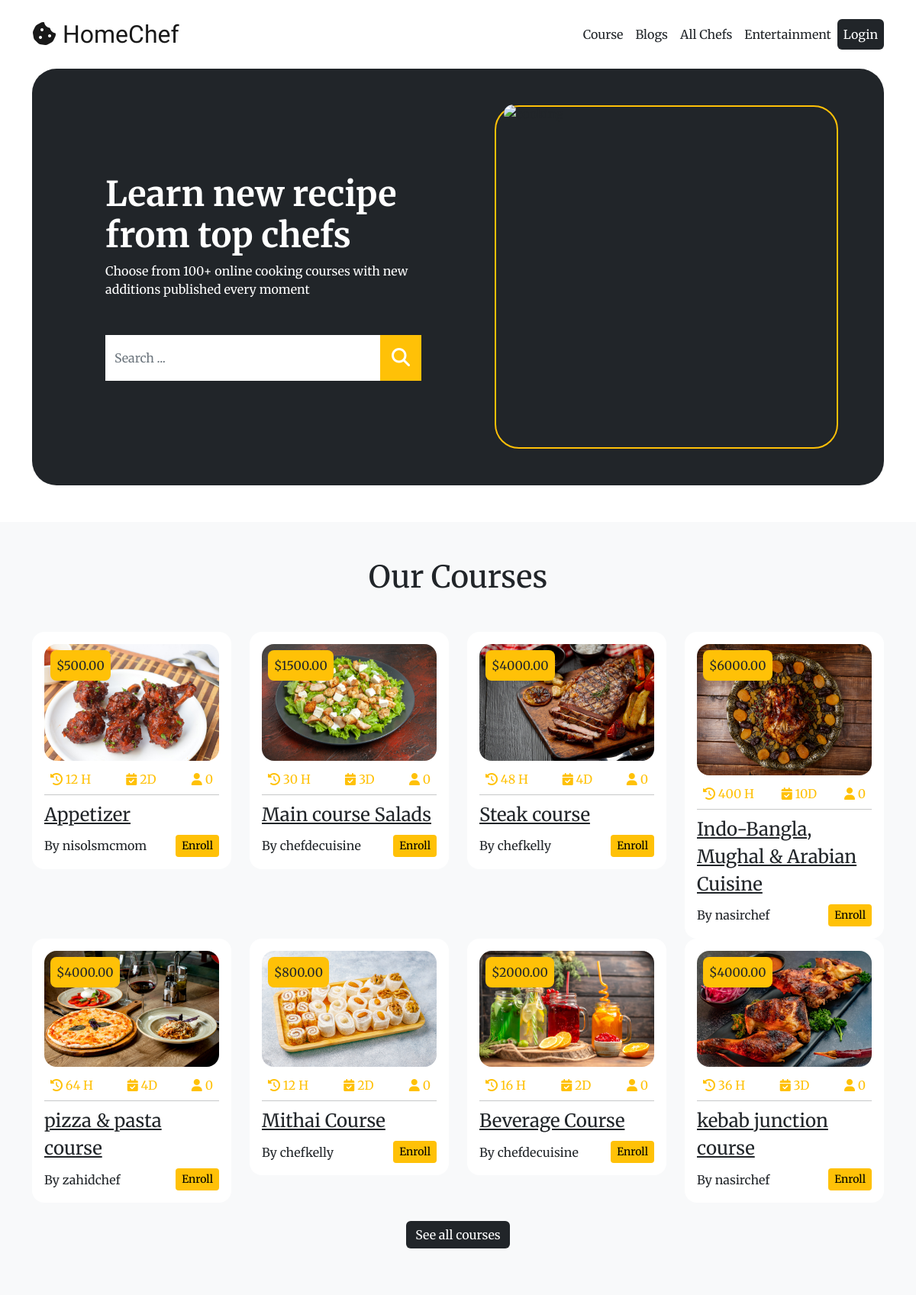
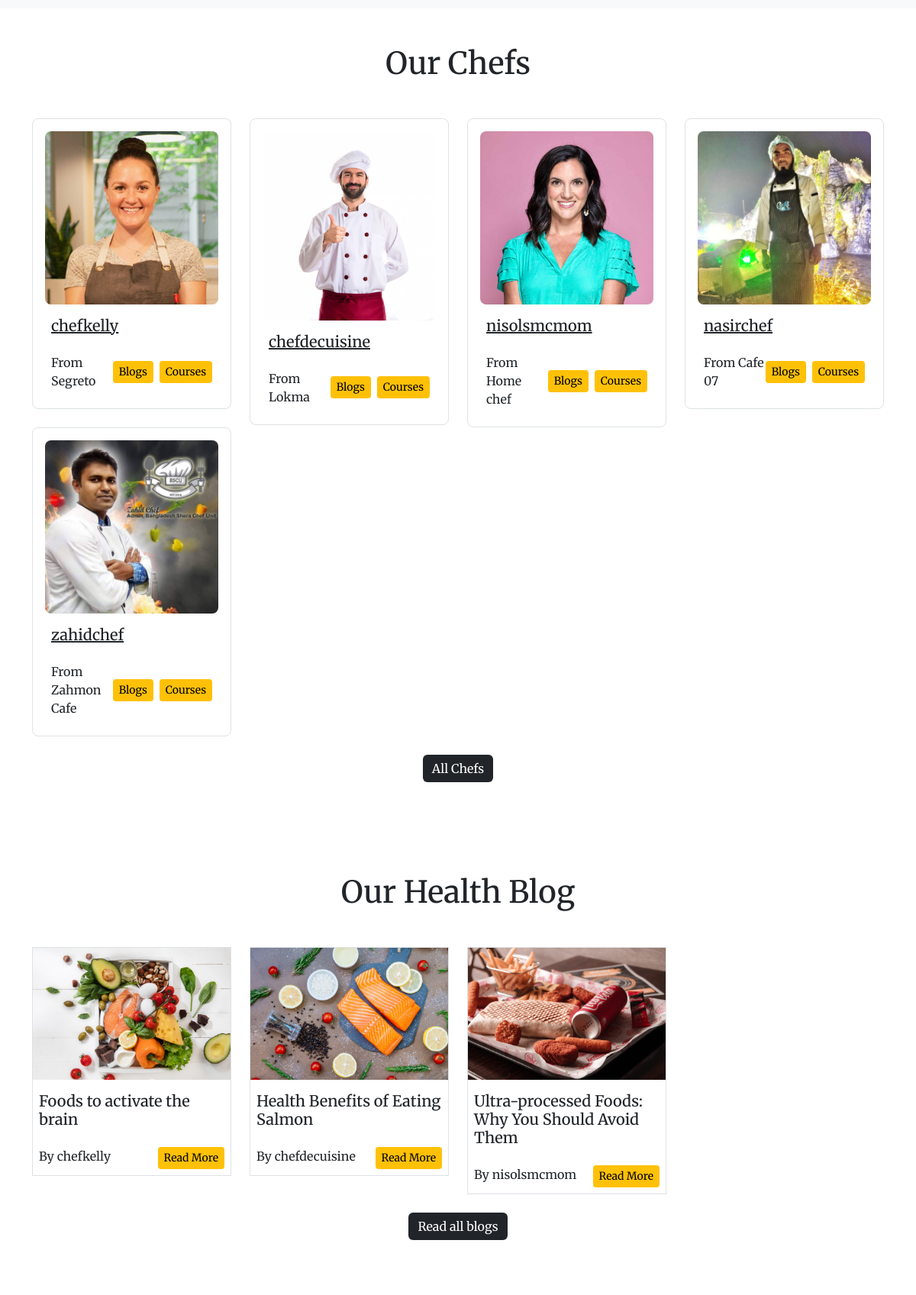
The page / on the database its author committed (2 pictures, top to bottom).
### chef/models.py (models this page shows)
class Course(models.Model):
    title = models.CharField(max_length=50, blank=True, null=True)
    description = models.TextField(blank=True, null=True)
    cover = models.FileField(upload_to='course_covers', blank=True, null=True)
    duration = models.IntegerField(blank=True, null=True)
    total_class = models.IntegerField(blank=True, null=True)
    mentor = models.ForeignKey(User, on_delete=models.CASCADE, blank=True, null=True, related_name='mentor')
    price = models.DecimalField(max_digits=100, decimal_places=2, blank=True, null=True)
    module = models.OneToOneField(Modules, on_delete=models.CASCADE, blank=True, null=True)

class Blog(models.Model):
    title = models.CharField(max_length=50, blank=True, null=True)
    content = models.TextField(blank=True, null=True)
    cover = models.FileField(upload_to='blog_covers', blank=True, null=True)
    writer = models.ForeignKey(User, on_delete=models.CASCADE, blank=True, null=True)

### account/models.py (models this page shows, shortened)
class Profile(models.Model):
    user = models.OneToOneField(User, on_delete=models.CASCADE, null=True, blank=True)
    role = models.CharField(max_length=10, null=True, blank=True, default="student")
    cover = models.FileField(upload_to='profile_photos', blank=True, null=True)
    restaurant = models.CharField(max_length=50, blank=True, null=True)
    bio = models.TextField(blank=True, null=True)

### base/views.py (the view)
# urls.py: path('', views.index, name='home'),
def index(request):
    blogs = Blog.objects.all()[:8]
    courses = Course.objects.all()[:8]
    chefs = User.objects.filter(profile__role="chef")[:8]
    context = {
        'blogs': blogs,
        'courses': courses,
        'chefs': chefs
    }
    return render(request, 'base/index.html', context)

### base/templates/base/index.html (shortened to what this page needs)
{% extends 'main.html' %}
{% load static %}
{% block content %}
    <section class="container pb-5">
        <div class="d-flex justify-content-between align-items-center bg-dark rounded-5">
            <div class="p-5 w-100">
                <h1 class="text-white ps-5 fw-bold" style="font-size: 45px">Learn new recipe from top chefs</h1>
                <p class="text-white ps-5">Choose from 100+ online cooking courses with new additions published every
                    moment</p>
                <form action="{% url 'search' %}" method="get" class="ps-5 mt-5">
                    <div class="d-flex align-items-center justify-content-between bg-white">
                        <input type="text" name="query" class="px-3py-3 border-0 shadow-none form-control w-100"
                               placeholder="Search ...">
                        <button type="submit" style="width: 60px; height: 60px"
                                class="bg-warning border-0 shadow-none text-white p-2"><i
                                class="fa-solid fa-magnifying-glass fs-4"></i></button>
                    </div>
                </form>
            </div>
            <div class="p-5 w-100">
                <div class="border rounded-5 border-warning border-2 "
                     style="width: 450px; height: 450px;">
                    <img src="{% static 'images/cooking.jpg' %}" alt="cooking" class="rounded-5" width="100%"
                         height="100%" style="margin-top:-10px; margin-left: 10px">
                </div>
            </div>
        </div>
    </section>
    <section class="bg-light">
        <div class="container py-5">
            <h1 class="text-center mb-5">Our Courses</h1>
            <div class="row row-cols-2 row-cols-md-4">
                {% for course in courses %}
                    <div class="col">
                        <div class="rounded-4 bg-white p-3 position-relative">
                            <img src="{{ course.cover.url }}" alt="{{ course.title }}" class="rounded-4" width="100%">
                            <p class="bg-warning border-0 shadow-none rounded-3 position-absolute top-0 right-0 mt-4 ms-2 p-2">
                                ${{ course.price }}</p>
                            <div class="mt-1 d-flex justify-content-between align-items-center">
                                <div class="p-2 text-warning"><i class="fa-solid fa-clock-rotate-left"></i> <span>
                                {% widthratio course.duration 1 course.total_class as temp %}
                                {% widthratio temp 1 2 %}
                                H</span></div>
                                <div class="p-2 text-warning"><i class="fa-solid fa-calendar-check"></i>
                                    <span>{{ course.duration }}D</span></div>
                                <div class="p-2 text-warning"><i class="fa-solid fa-user"></i>
                                    <span>{{ course.student|length }}</span></div>
                            </div>
                            <hr class="mt-0 mb-2">
                            <a href="{% url 'course' %}?course_id={{ course.id }}"
                               class="mb-2 fs-4 text-dark">{{ course.title }}</a>
                            <div class="d-flex justify-content-between align-items-center mt-2">
                                <span class="">By {{ course.mentor.username }}</span>
                                <button
                                        data-course-id={{ course.id }}
                                                data-course-title={{ course.title.split|join:"_" }}
                                        data-bs-toggle="modal"
                                        data-bs-target="#enrollModal"
                                        class="btn btn-warning border-0 shadow-none btn-sm">Enroll
                                </button>
                            </div>
                        </div>
                    </div>
                {% endfor %}
            <div class="w-100 text-center my-4">
                <a href="{% url 'all_courses' %}" class="btn btn-dark shadow-none border-0">See all courses</a>
            </div>
        </div>
    </section>
    <section class="bg-white">
        <div class="container py-5">
            <h1 class="text-center mb-5">Our Chefs</h1>
            <div class="row row-cols-2 row-cols-md-4">
                {% for chef in chefs %}
                    <div class="col">
                        <div class="bg-white border p-3 rounded-3">
                            <img {% if chef.profile.cover %}
                                src="{{ chef.profile.cover.url }}"
                            {% else %}
                                src="{% static 'images/profile.png' %}"
                            {% endif %} alt="{{ chef.username }}" width="100%" class="rounded-3">
                            <h5 class="my-2 p-2"><a href="{% url 'profile'%}?user_id={{chef.id}}" target="_blank" class="text-dark">{{ chef.username }}</a></h5>
                            <div class="d-flex justify-content-between p-2">
                                <span class="">From {{ chef.profile.restaurant }}</span>
                                <div class="d-flex align-items-center gap-2">
                                    <a
                                            href="{% url 'chef_blogs' %}?chef_id={{ chef.id }}"
                                            class="btn btn-warning border-0 shadow-none btn-sm">Blogs</a>
                                    <a
                                            href="{% url 'chef_courses' %}?chef_id={{ chef.id }}"
                                            class="btn btn-warning border-0 shadow-none btn-sm">Courses</a>
                                </div>
                            </div>
                        </div>
                    </div>
                {% endfor %}
            </div>
            <div class="w-100 text-center my-4">
                <a href="{% url 'chefs' %}" class="btn btn-dark shadow-none border-0">All Chefs</a>
            </div>
        </div>
    </section>
    <section class="bg-white">
        <div class="container py-5">
            <h1 class="text-center mb-5">Our Health Blog</h1>
            <div class="row row-cols-2 row-cols-md-4">
                {% for blog in blogs %}
                    <div class="col">
                        <div class="bg-white border">
                            <img src="{{ blog.cover.url }}" alt="{{ blog.title }}" width="100%">
                            <h5 class="my-2 p-2">{{ blog.title }}</h5>
                            <div class="d-flex justify-content-between p-2">
                                <span class="">By {{ blog.writer.username }}</span>
                                <div class="d-flex align-items-center">
                                    <a href="{% url 'blog' %}?blog_id={{ blog.id }}"
                                       class="btn btn-warning border-0 shadow-none btn-sm">Read More</a>
                                </div>
                            </div>
                        </div>
                    </div>
                {% endfor %}
            </div>
            <div class="w-100 text-center my-4">
                <a href="{% url 'all_blogs' %}" class="btn btn-dark shadow-none border-0">Read all blogs</a>
            </div>
        </div>
    </section>
{% endblock %}

### static/css/style.css (style rules this page uses)
body { font-family: 'Merriweather', serif; }

### rows shown on the page
Course: cover (picture), price "500.00", widthratio "12", duration "2", student|length "0", title "Appetizer", mentor.username "nisolsmcmom"
Course: cover (picture), price "1500.00", widthratio "30", duration "3", student|length "0", title "Main course Salads", mentor.username "chefdecuisine"
Course: cover (picture), price "4000.00", widthratio "48", duration "4", student|length "0", title "Steak course", mentor.username "chefkelly"
Course: cover (picture), price "6000.00", widthratio "400", duration "10", student|length "0", title "Indo-Bangla, Mughal & Arabian Cuisine", mentor.username "nasirchef"
Course: cover (picture), price "4000.00", widthratio "64", duration "4", student|length "0", title "pizza & pasta course", mentor.username "zahidchef"
Course: cover (picture), price "800.00", widthratio "12", duration "2", student|length "0", title "Mithai Course", mentor.username "chefkelly"
Course: cover (picture), price "2000.00", widthratio "16", duration "2", student|length "0", title "Beverage Course", mentor.username "chefdecuisine"
Course: cover (picture), price "4000.00", widthratio "36", duration "3", student|length "0", title "kebab junction course", mentor.username "nasirchef"
Blog: cover (picture), title "Foods to activate the brain", writer.username "chefkelly"
Blog: cover (picture), title "Health Benefits of Eating Salmon", writer.username "chefdecuisine"
Blog: cover (picture), title "Ultra-processed Foods: Why You Should Avoid Them", writer.username "nisolsmcmom"

### other values the page prints
{{ chef.username }} "chefkelly"
{{ chef.profile.restaurant }} "Segreto"
{{ chef.username }} "chefdecuisine"
{{ chef.profile.restaurant }} "Lokma"
{{ chef.username }} "nisolsmcmom"
{{ chef.profile.restaurant }} "Home chef"
{{ chef.username }} "nasirchef"
{{ chef.profile.restaurant }} "Cafe 07"
{{ chef.username }} "zahidchef"
{{ chef.profile.restaurant }} "Zahmon Cafe"
